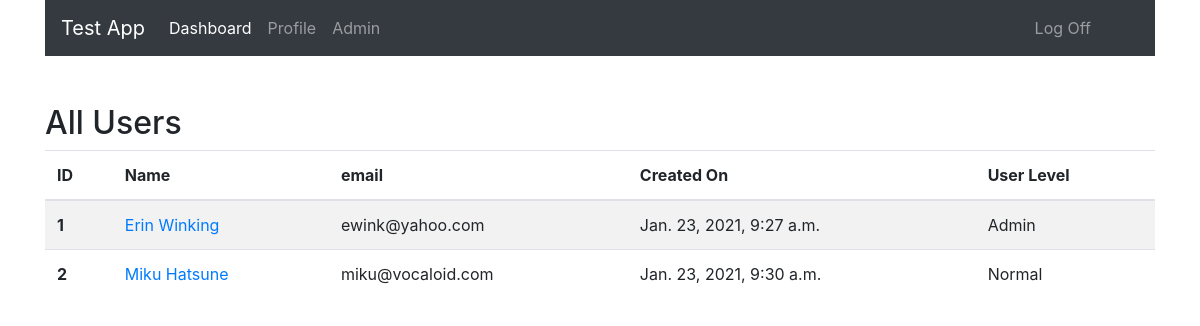
/dashboard (signed in), run on an earlier commit of the app's database.
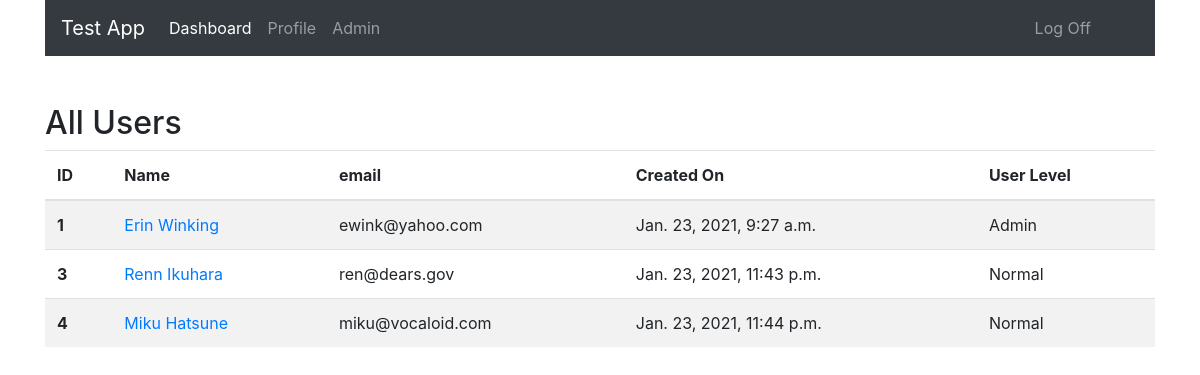
And on a later commit of the database.
### DashboardApp/models.py (models this page shows)
class User(models.Model):
    email = models.EmailField()
    first_name = models.CharField(max_length = 255)
    last_name = models.CharField(max_length = 255)
    password = models.CharField(max_length = 255)
    description = models.TextField(default = 'Set Your Description!')
    user_level = models.IntegerField(default = 1)
    created_at = models.DateTimeField(auto_now_add = True)
    updated_at = models.DateTimeField(auto_now = True)
    objects = UserManager()

### DashboardApp/views.py (the view)
# urls.py: path('dashboard', views.display_user_dashboard, name = 'dashboard'),
def display_user_dashboard(request):
    context = {
        'users': User.objects.all(),
        'current_user': User.objects.get(id = request.session['userid']),
        'page_title': 'User Dasboard!'
    }
    return render(request, 'html/user_dashboard.html', context)

### DashboardApp/templates/html/user_dashboard.html (shortened to what this page needs)
{% extends 'html/base.html' %}
{% block content %}
<nav class="navbar navbar-expand-lg navbar-dark bg-dark">
    <a class="navbar-brand" href="{% url 'home' %}">Test App</a>
    <div class="collapse navbar-collapse" id="navbarText">
        <ul class="navbar-nav mr-auto">
            <li class="nav-item active">
                <a class="nav-link" href="#">Dashboard <span class="sr-only">(current)</span></a>
            </li>
            <li class="nav-item">
                <a class="nav-link" href="{% url 'user_profile' current_user.id %}">Profile</a>
            </li>
            {% if current_user.user_level == 9 %}
            <li class="nav-item">
                <a class="nav-link" href="{% url 'admin_dashboard' %}">Admin</a>
            </li>
            {% endif %}
        </ul>
    {% if current_user %}
    <a href="{% url 'logoff' %}" class="navbar-text mr-5">Log Off</a>
    {% else %}
    <a href="{% url 'login' %}" class="navbar-text mr-5">Log In</a>
    {% endif %}
</nav>
<h2 class="mt-5">All Users</h2>
<table class="table table-striped">
    <thead>
        <tr>
            <th scope="col">ID</th>
            <th scope="col">Name</th>
            <th scope="col">email</th>
            <th scope="col">Created On</th>
            <th scope="col">User Level</th>
        </tr>
    </thead>
    <tbody>
        {% for user_obj in users %}
        <tr>
            <th scope="row">{{ user_obj.id }}</th>
            <td><a href="{% url 'show_user_wall' user_obj.id %}">{{ user_obj.first_name }} {{ user_obj.last_name }}</a></td>
            <td>{{ user_obj.email }}</td>
            <td>{{ user_obj.created_at }}</td>
            {% if user_obj.user_level == 9 %}
            <td>Admin</td>
            {% else %}
            <td>Normal</td>
            {% endif %}
        </tr>
        {% endfor %}
    </tbody>
</table>
{% endblock content %}

What changed in the data, as far as the page shows it:
removed User: id "2", first_name "Miku", last_name "Hatsune", email "miku@vocaloid.com", created_at "Jan. 23, 2021, 9:30 a.m.", user_level "Normal"
added User: id "3", first_name "Renn", last_name "Ikuhara", email "ren@dears.gov", created_at "Jan. 23, 2021, 11:43 p.m.", user_level "Normal"
added User: id "4", first_name "Miku", last_name "Hatsune", email "miku@vocaloid.com", created_at "Jan. 23, 2021, 11:44 p.m.", user_level "Normal"
